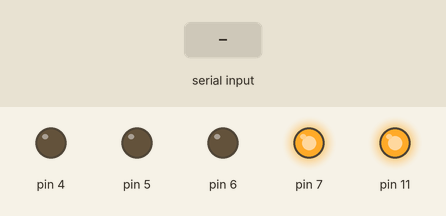
Recording of a sketch running on a simulated Arduino Uno, built with avr-gcc and run on an emulated ATmega328P. Shown: output pins drawn as LEDs (lit = HIGH). Inputs (shaded band) come from the test bench.

Above: at 1.2 s.
1.3 s: "w" received over Serial
At 1.7 s:
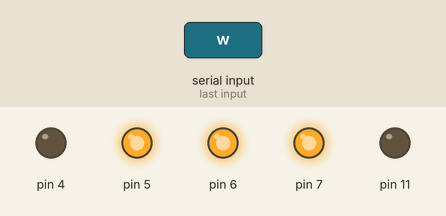
4.3 s: "d" received over Serial
At 5.1 s:
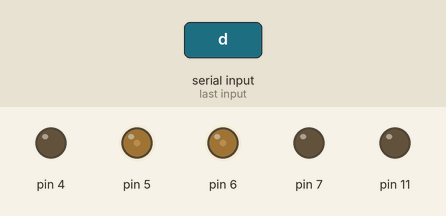
7.3 s: "s" received over Serial
At 8.6 s:
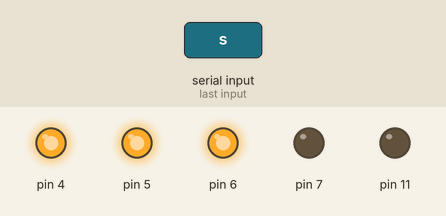
10.3 s: "a" received over Serial
At 10.9 s:
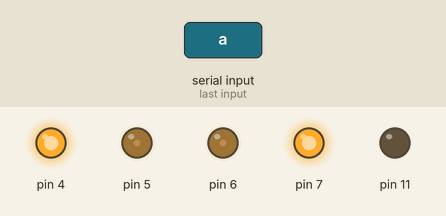
13.3 s: "w" received over Serial
At 15.9 s:
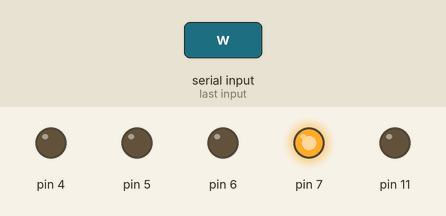
Timing chart, 0 to 17.3 s (numbered marks = the images above; inputs shaded):
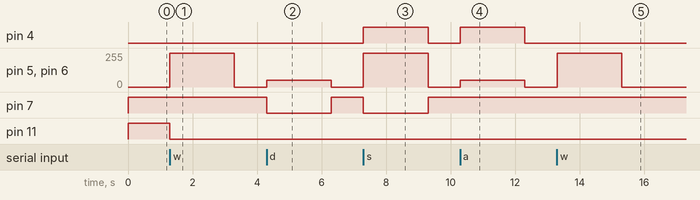

Measured:
- after the input at 1.3 s, pin 5, pin 6: 0/255 → 255/255 at once, → 0/255 2.0 s later; pin 11: HIGH → LOW at once
- after the input at 4.3 s, pin 5, pin 6: 0/255 → 50/255 at once, → 0/255 2.0 s later; pin 7: HIGH → LOW at once, → HIGH 2.0 s later
- after the input at 7.3 s, pin 4: LOW → HIGH at once, → LOW 2.0 s later; pin 5, pin 6: 0/255 → 255/255 at once, → 0/255 2.0 s later; pin 7: HIGH → LOW at once, → HIGH 2.0 s later
- after the input at 10.3 s, pin 4: LOW → HIGH at once, → LOW 2.0 s later; pin 5, pin 6: 0/255 → 50/255 at once, → 0/255 2.0 s later
- after the input at 13.3 s, pin 5, pin 6: 0/255 → 255/255 at once, → 0/255 2.0 s later

The sketch:

WASD.ino
```cpp
void setup()
{
  Serial.begin(9600);
  pinMode(11, OUTPUT);
  pinMode(4, OUTPUT);
  pinMode(5, OUTPUT);
  pinMode(7, OUTPUT);
  pinMode(6, OUTPUT);
    digitalWrite(11,HIGH);
  digitalWrite(4,LOW);
  analogWrite(5,0);
  digitalWrite(7,HIGH);
  analogWrite(6,0);

}


void loop()
{
    switch (Serial.read()) {
    	case 'w':
    	  digitalWrite(11,LOW);
      digitalWrite(4,LOW);
      analogWrite(5,255);
      digitalWrite(7,HIGH);
      analogWrite(6,255);
      delay(2000);
      digitalWrite(4,LOW);
      analogWrite(5,0);
      digitalWrite(7,HIGH);
      analogWrite(6,0);
    	  break;
    	case 'd':
    	  digitalWrite(11,LOW);
      digitalWrite(7,LOW);
      analogWrite(6,50);
      digitalWrite(4,LOW);
      analogWrite(5,50);
      delay(2000);
      digitalWrite(4,LOW);
      analogWrite(5,0);
      digitalWrite(7,HIGH);
      analogWrite(6,0);
    	  break;
    	case 's':
    	  digitalWrite(11,LOW);
      digitalWrite(7,LOW);
      analogWrite(6,255);
      digitalWrite(4,HIGH);
      analogWrite(5,255);
      delay(2000);
      digitalWrite(4,LOW);
      analogWrite(5,0);
      digitalWrite(7,HIGH);
      analogWrite(6,0);
    	  break;
    	case 'a':
    	  digitalWrite(11,LOW);
      digitalWrite(7,HIGH);
      analogWrite(6,50);
      digitalWrite(4,HIGH);
      analogWrite(5,50);
      delay(2000);
      digitalWrite(4,LOW);
      analogWrite(5,0);
      digitalWrite(7,HIGH);
      analogWrite(6,0);
    	  break;
       }

}
```
